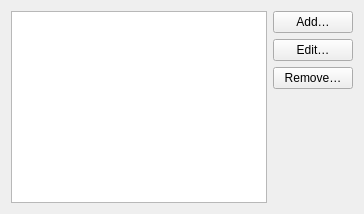
<?xml version="1.0" encoding="UTF-8"?>
<ui version="4.0">
 <class>SettingsAccounts</class>
 <widget class="QWidget" name="SettingsAccounts">
  <layout class="QHBoxLayout" name="outer" stretch="1,0">
   <item>
    <widget class="QListWidget" name="accounts" />
   </item>
   <item>
    <layout class="QVBoxLayout" name="side" stretch="0,0,0,1">
     <item>
      <widget class="QPushButton" name="addButton">
       <property name="text">
        <string>Add…</string>
       </property>
      </widget>
     </item>
     <item>
      <widget class="QPushButton" name="editButton">
       <property name="text">
        <string>Edit…</string>
       </property>
      </widget>
     </item>
     <item>
      <widget class="QPushButton" name="removeButton">
       <property name="text">
        <string>Remove…</string>
       </property>
      </widget>
     </item>
     <item>
      <spacer name="sideEnd">
       <property name="orientation">
        <enum>Qt::Vertical</enum>
       </property>
       <property name="sizeType">
        <enum>QSizePolicy::Expanding</enum>
       </property>
       <property name="sizeHint" stdset="0">
        <size>
         <width>0</width>
         <height>0</height>
        </size>
       </property>
      </spacer>
     </item>
    </layout>
   </item>
  </layout>
 </widget>
 <resources />
 <connections />
</ui>
